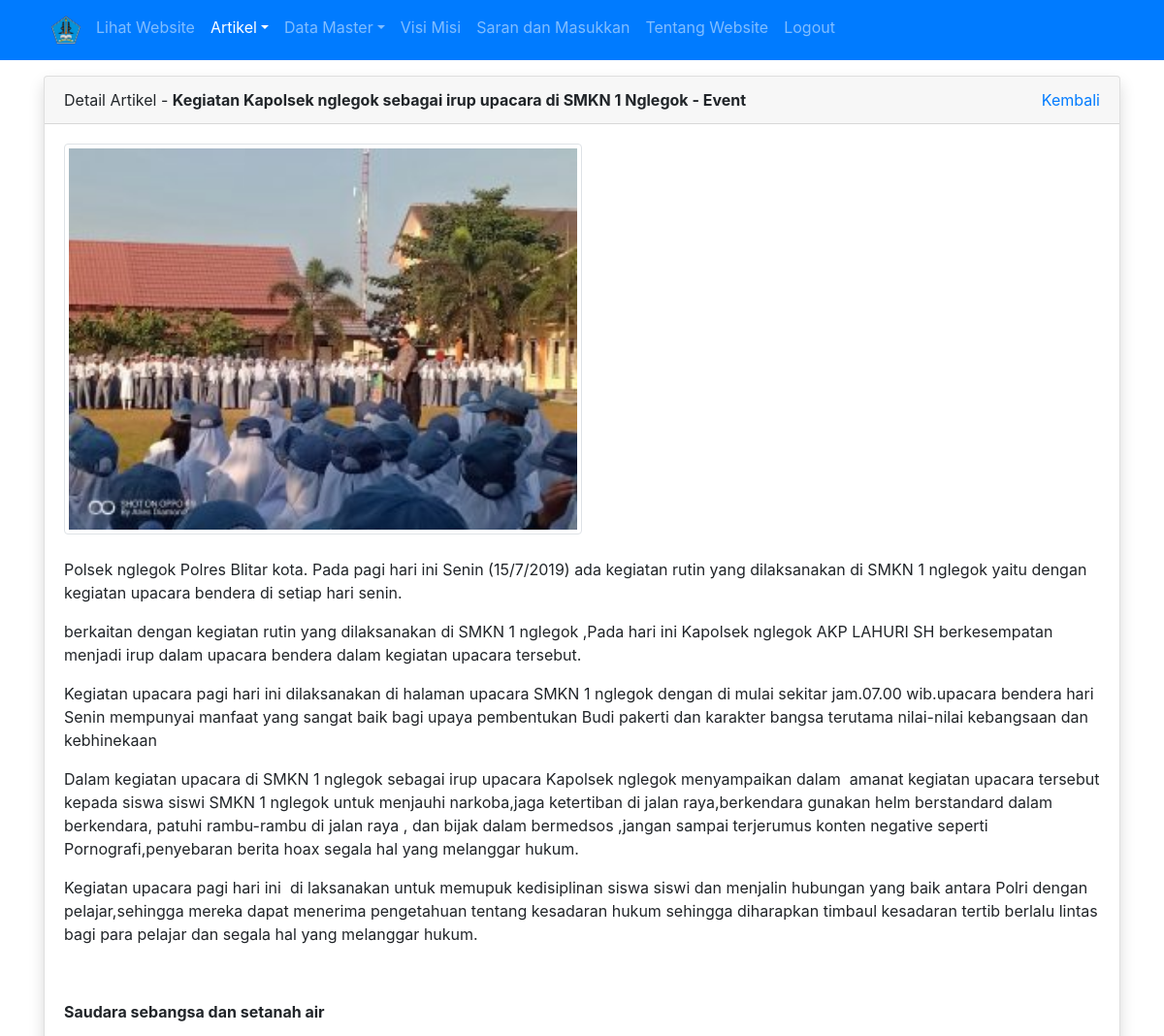
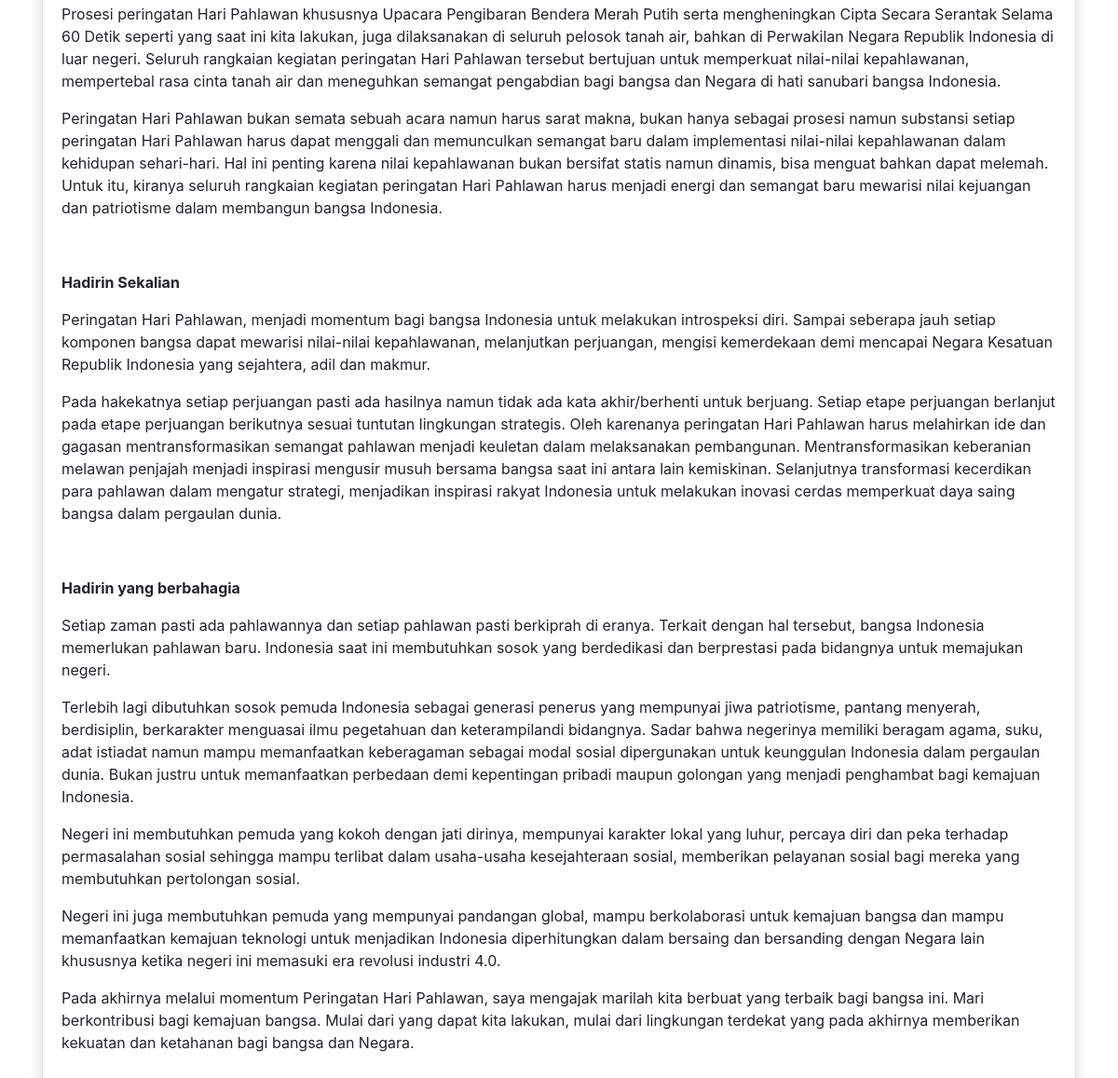
The app's page /admin/artikel/detail.php?id=12 (signed in) with its own data (2 pictures, top to bottom).
### tables this page shows
CREATE TABLE `tbl_artikel` (
  `id` int(11) NOT NULL,
  `judul` varchar(255) DEFAULT NULL,
  `isi` text DEFAULT NULL,
  `tanggal` date DEFAULT NULL,
  `foto` varchar(100) DEFAULT NULL,
  `id_kategori` int(11) DEFAULT NULL
);

CREATE TABLE `tbl_kategori_artikel` (
  `id` int(11) NOT NULL,
  `nama_kategori` varchar(30) DEFAULT NULL
);

### admin/artikel/detail.php (the view, shortened to what this page needs)
<?php
require_once '../../koneksi.php';
$id = $_GET['id'];
$query = mysqli_query($koneksi, "SELECT tbl_artikel.*, tbl_kategori_artikel.nama_kategori FROM tbl_artikel INNER JOIN tbl_kategori_artikel ON tbl_artikel.id_kategori = tbl_kategori_artikel.id WHERE tbl_artikel.id = $id");
$row = mysqli_fetch_assoc($query);
?>
<!DOCTYPE html>
<html>
<head>
	<link rel="stylesheet" href="../../resources/datatables/datatables.min.css">
	<link rel="stylesheet" href="../../resources/css/bootstrap.min.css">
</head>
<body>
	<?php require_once '../navbar.php'; ?>
	<div class="container mt-3">
		<div class="row">
			<div class="col">
				<div class="card shadow">
					<div class="card-header">
						<div class="clearfix">
							<div class="float-left">
								Detail Artikel - <strong><?= $row['judul'] ?> - <?= $row['nama_kategori'] ?></strong>
							</div>
							<div class="float-right">
								<a href="index.php">Kembali</a>
							</div>
						</div>
					</div>
					<div class="card-body">
						<img src="../../images/artikel/<?= $row['foto'] ?>" alt="<?= $row['judul'] ?>" width="50%" class="img-thumbnail"><br><br>
						<?= $row['isi'] ?>
					</div>
				</div>
			</div>
		</div>
	</div>
</body>
</html>

### records on screen
tbl_artikel: judul "Kegiatan Kapolsek nglegok sebagai irup upacara di SMKN 1 Nglegok", id_kategori.nama_kategori "Event", foto (picture), isi "Polsek nglegok Polres Blitar kota. Pada pagi hari ini Senin (15/7/2019) ada kegiatan rutin yang dilaksanakan di SMKN 1 nglegok yaitu dengan kegiatan upacara bendera di setiap hari senin. berkaitan dengan kegiatan rutin yang dilaksanakan di SMKN 1 nglegok ,Pada hari ini Kapolsek nglegok AKP LAHURI SH berkesempatan menjadi irup dalam upacara bendera dalam kegiatan upacara tersebut. Kegiatan upacara pagi hari ini dilaksanakan di halaman upacara SMKN 1 nglegok dengan di mulai sekitar jam.07.00 wib.upacara bendera hari Senin mempunyai manfaat yang sangat baik bagi upaya pembentukan Budi pakerti dan karakter bangsa terutama nilai-nilai kebangsaan dan kebhinekaan Dalam kegiatan upacara di SMKN 1…"
